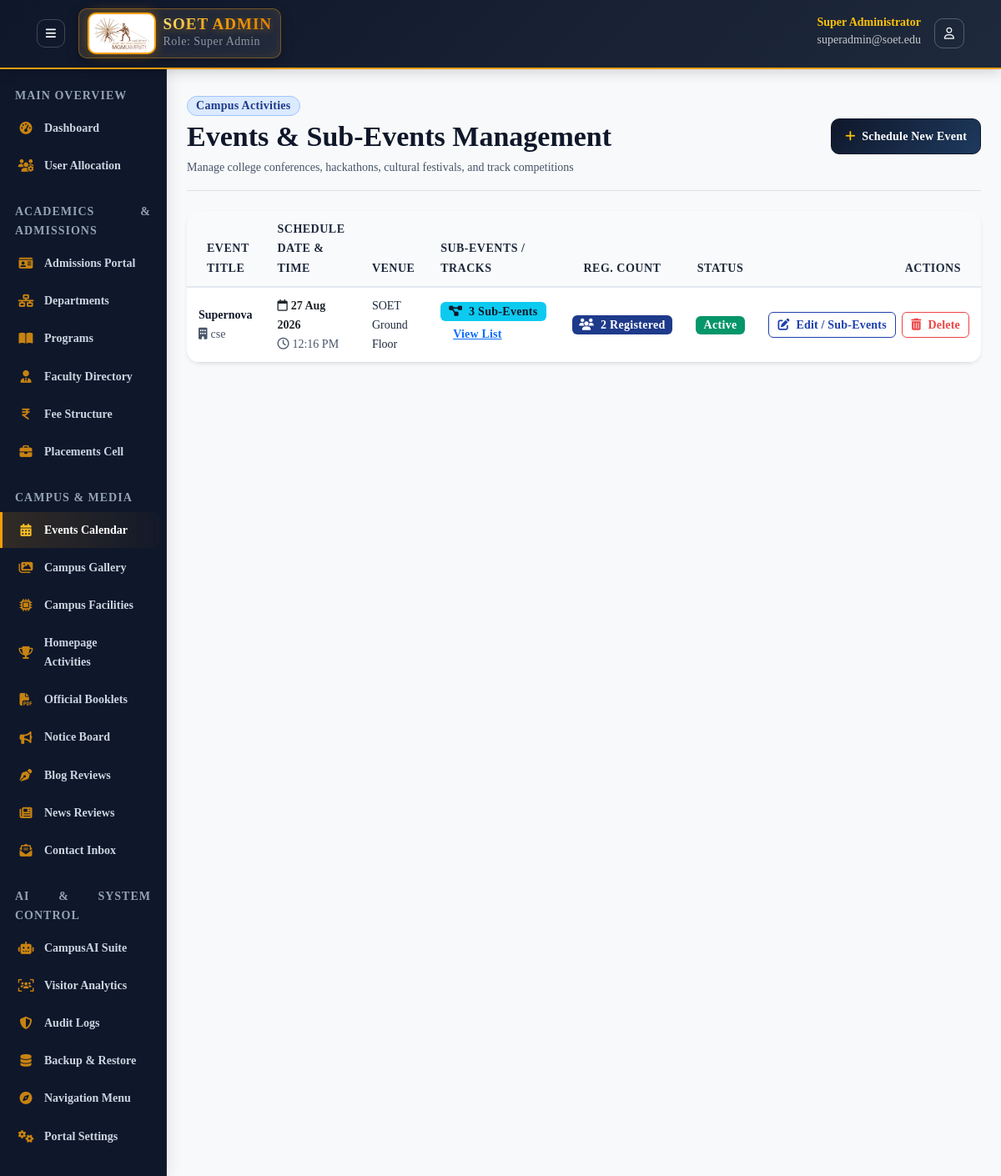
The app's page /admin/modules/events.php (signed in) with its own data.
### tables this page shows
CREATE TABLE `events` (
  `id` int(11) NOT NULL AUTO_INCREMENT,
  `title` varchar(150) NOT NULL,
  `description` text NOT NULL,
  `event_date` date NOT NULL,
  `event_time` time NOT NULL,
  `venue` varchar(150) NOT NULL,
  `organizer` varchar(100) NOT NULL,
  `image_path` varchar(255) DEFAULT NULL,
  `registration_required` tinyint(1) DEFAULT 0,
  `is_active` tinyint(1) DEFAULT 1,
  `created_at` timestamp NOT NULL DEFAULT current_timestamp(),
  PRIMARY KEY (`id`),
  KEY `idx_active_date` (`is_active`,`event_date`)
);

### core/Database.php (called while the page is built, shortened)
<?php
class Database
{
    private static ?Database $instance = null;
    private PDO $pdo;
    private function __construct()
    {
        $options = [
            PDO::ATTR_ERRMODE            => PDO::ERRMODE_EXCEPTION,
            PDO::ATTR_DEFAULT_FETCH_MODE => PDO::FETCH_ASSOC,
            PDO::ATTR_EMULATE_PREPARES   => false,
            PDO::ATTR_TIMEOUT            => 3,
        ];
        $rawHost = defined('DB_HOST') ? DB_HOST : '127.0.0.1';
        $port = defined('DB_PORT') ? DB_PORT : '3307';
        $dbName = defined('DB_NAME') ? DB_NAME : 'soet_college';
        $dbUser = defined('DB_USER') ? DB_USER : 'root';
        $dbPass = defined('DB_PASS') ? DB_PASS : '';
        $charset = defined('DB_CHARSET') ? DB_CHARSET : 'utf8mb4';
        $host = $rawHost;
        $dsnCandidates = [
            "mysql:host={$host};port={$port};dbname={$dbName};charset={$charset}",
            "mysql:host=127.0.0.1;port=3307;dbname={$dbName};charset={$charset}",
            "mysql:host=localhost;port=3307;dbname={$dbName};charset={$charset}",
            "mysql:host=127.0.0.1;port=3306;dbname={$dbName};charset={$charset}",
            "mysql:host=localhost;dbname={$dbName};charset={$charset}"
        ];
        $firstException = null;
        foreach (array_unique($dsnCandidates) as $dsn) {
            try {
                $this->pdo = new PDO($dsn, $dbUser, $dbPass, $options);
                return;
            } catch (PDOException $e) {
                if ($firstException === null) {
                    $firstException = $e;
                }
                $lastException = $e;
            }
        }
    }
    public static function getInstance(): Database
    {
        if (self::$instance === null) {
            self::$instance = new self();
        }
        return self::$instance;
    }
    public function query(string $sql, array $params = []): PDOStatement
    {
        $stmt = $this->pdo->prepare($sql);
        $stmt->execute($params);
        return $stmt;
    }
    public function fetchAll(string $sql, array $params = []): array
    {
        return $this->query($sql, $params)->fetchAll();
    }
}

### admin/modules/events.php (the view, shortened to what this page needs)
<?php
include_once __DIR__ . '/../includes/header.php';
$db = Database::getInstance();
$action = isset($_GET['action']) ? $_GET['action'] : 'list';
$events = $db->fetchAll(
    "SELECT e.*,
            (SELECT COUNT(*) FROM event_registrations WHERE event_id = e.id) as reg_count,
            (SELECT COUNT(*) FROM sub_events WHERE event_id = e.id AND is_active = 1) as sub_count
     FROM events e ORDER BY e.event_date DESC"
);
?>
<div class="d-flex justify-content-between align-items-center pt-2 pb-3 mb-4 border-bottom flex-wrap gap-2">
    <div>
        <div class="d-flex align-items-center gap-2 mb-1">
            <span class="badge bg-primary-subtle text-primary border border-primary-subtle rounded-pill px-2.5 py-1" style="font-size: 14px;">Campus Activities</span>
        </div>
        <h2 class="font-display fw-extrabold text-dark mb-1">Events & Sub-Events Management</h2>
        <p class="text-muted small mb-0">Manage college conferences, hackathons, cultural festivals, and track competitions</p>
    </div>
    <?php if ($action === 'list'): ?>
        <a href="events.php?action=add" class="btn btn-primary btn-sm rounded-pill px-3 font-semibold"><i class="fa-solid fa-plus me-1 text-warning"></i> Schedule New Event</a>
    <?php else: ?>
        <a href="events.php" class="btn btn-outline-secondary btn-sm rounded-pill px-3 font-semibold"><i class="fa-solid fa-angle-left me-1"></i> Back to List</a>
    <?php endif; ?>
</div>
<?php if ($action === 'list'): ?>
    <div class="card border-0 shadow-sm rounded-4 bg-white overflow-hidden">
        <div class="card-body p-0">
            <div class="table-responsive">
                <table class="table table-hover align-middle mb-0">
                    <thead class="table-light">
                        <tr>
                            <th class="ps-4">Event Title</th>
                            <th>Schedule Date & Time</th>
                            <th>Venue</th>
                            <th>Sub-Events / Tracks</th>
                            <th class="text-center">Reg. Count</th>
                            <th class="text-center">Status</th>
                            <th class="text-end pe-4">Actions</th>
                        </tr>
                    </thead>
                    <tbody>
                        <?php if (empty($events)): ?>
                            <tr>
                                <td colspan="7" class="text-center text-muted p-4">No events scheduled.</td>
                            </tr>
                        <?php else: ?>
                            <?php foreach ($events as $ev): ?>
                                <tr>
                                    <td>
                                        <div class="fw-bold text-primary-color"><?php echo htmlspecialchars($ev['title']); ?></div>
                                        <small class="text-muted"><i class="fa-solid fa-building me-1"></i><?php echo htmlspecialchars($ev['organizer']); ?></small>
                                    </td>
                                    <td>
                                        <small class="d-block fw-bold"><i class="fa-regular fa-calendar me-1"></i><?php echo formatDate($ev['event_date']); ?></small>
                                        <small class="text-muted"><i class="fa-regular fa-clock me-1"></i><?php echo date('h:i A', strtotime($ev['event_time'])); ?></small>
                                    </td>
                                    <td><span class="small text-secondary"><?php echo htmlspecialchars($ev['venue']); ?></span></td>
                                    <td>
                                        <?php if ($ev['sub_count'] > 0): ?>
                                            <span class="badge bg-info text-dark font-semibold"><i class="fa-solid fa-diagram-project me-1"></i> <?php echo $ev['sub_count']; ?> Sub-Events</span>
                                            <button type="button" class="btn btn-link btn-sm p-0 ms-1" data-bs-toggle="modal" data-bs-target="#modalSubEvents<?php echo $ev['id']; ?>">View List</button>
                                        <?php else: ?>
                                            <span class="badge bg-light text-muted">Single Event</span>
                                        <?php endif; ?>
                                    </td>
                                    <td class="text-center">
                                        <?php if ($ev['registration_required']): ?>
                                            <a href="events.php?action=registrations&id=<?php echo $ev['id']; ?>" class="badge bg-primary text-decoration-none px-2 py-1">
                                                <i class="fa-solid fa-users me-1"></i> <?php echo $ev['reg_count']; ?> Registered
                                            </a>
                                        <?php else: ?>
                                            <span class="badge bg-light text-muted">Public/Open</span>
                                        <?php endif; ?>
                                    </td>
                                    <td class="text-center"><?php echo statusBadge($ev['is_active'] ? 'active' : 'inactive'); ?></td>
                                    <td class="text-end text-nowrap">
                                        <a href="events.php?action=edit&id=<?php echo $ev['id']; ?>" class="btn btn-sm btn-outline-primary font-semibold me-1"><i class="fa-solid fa-pen-to-square me-1"></i> Edit / Sub-Events</a>
                                        <a href="events.php?action=delete&id=<?php echo $ev['id']; ?>" class="btn btn-sm btn-outline-danger btn-delete-confirm font-semibold" onclick="return confirm('Delete event and all its sub-events?');"><i class="fa-solid fa-trash-can me-1"></i> Delete</a>
                                    </td>
                                </tr>
                            <?php endforeach; ?>
                        <?php endif; ?>
                    </tbody>
                </table>
            </div>
        </div>
    </div>
<?php endif; ?>
<?php include_once __DIR__ . '/../includes/footer.php'; ?>

### includes/functions.php (shortened to what this page needs)
<?php
function formatDate(?string $date, string $format = 'd M Y'): string
{
    return date($format, strtotime($date));
}
function statusBadge(string $status): string
{
    $colors = [
        'pending' => 'warning', 'submitted' => 'info', 'under_review' => 'primary',
        'approved' => 'success', 'published' => 'success', 'rejected' => 'danger',
        'returned' => 'secondary', 'draft' => 'light', 'verified' => 'info',
        'active' => 'success', 'inactive' => 'secondary', 'unread' => 'danger', 'read' => 'success',
    ];
    $color = $colors[$status] ?? 'secondary';
    return '<span class="badge bg-' . $color . '">' . ucfirst(str_replace('_', ' ', $status)) . '</span>';
}

### assets/css/admin.css (style rules this page uses)
body, .admin-top-navbar, .admin-sidebar, .admin-card, .admin-table, button, input, select, textarea, .btn, .nav-link, .dropdown-item { font-family: 'Times New Roman', Times, 'Liberation Serif', Georgia, serif !important; }

### records on screen
events: title "Supernova", organizer "cse", event_date "27 Aug 2026", event_time "12:16 PM", venue "SOET Ground Floor", sub_count "3", reg_count "2"

### other values on screen
$user['role_name'] "Super Admin"
$user['full_name'] "Super Administrator"
$user['email'] "superadmin@soet.edu"
